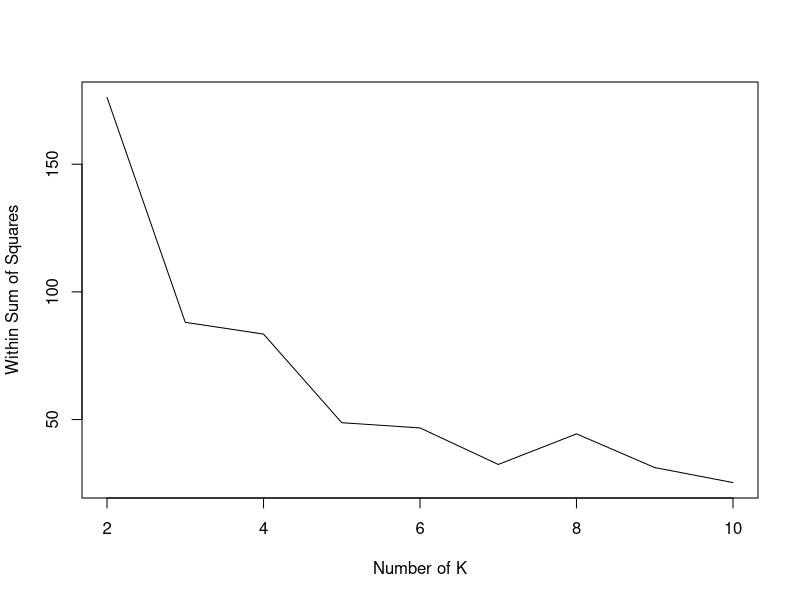

Write the R code that produced this figure. (Note: this script raises an error after producing the figure.)
# Obtaining the optimum number of clusters for k-means

customer = read.csv('clustering/data/customer.csv', header = TRUE)
customer = scale(customer[,-1])

# Calculate the sum of squares (withinss) of different numbers of clusters
nk = 2:10
set.seed(22)


WSS = sapply(nk, function(k) {
  kmeans(customer, centers = k)$tot.withinss
})
WSS # For the within sum of squares, lower values represent clusters with better quality

# Plot the within sum of squares (with different values for k)
plot(nk, WSS, type = "l", xlab = "Number of K", ylab = "Within Sum of Squares")


# Calculate the average silhouette width
SW = sapply(nk, function(k) {
  cluster.stats(dist(customer), kmeans(customer, centers = k)$cluster)$avg.silwidth
})
SW

# Plot the average silhouette width (with different values for k)
plot(nk, SW, type = "l", xlab = "Number of Clusters", ylab = "Average Silhouette Width")

# Determine the location of the maximum average silhouette width
nk[which.max(SW)]
